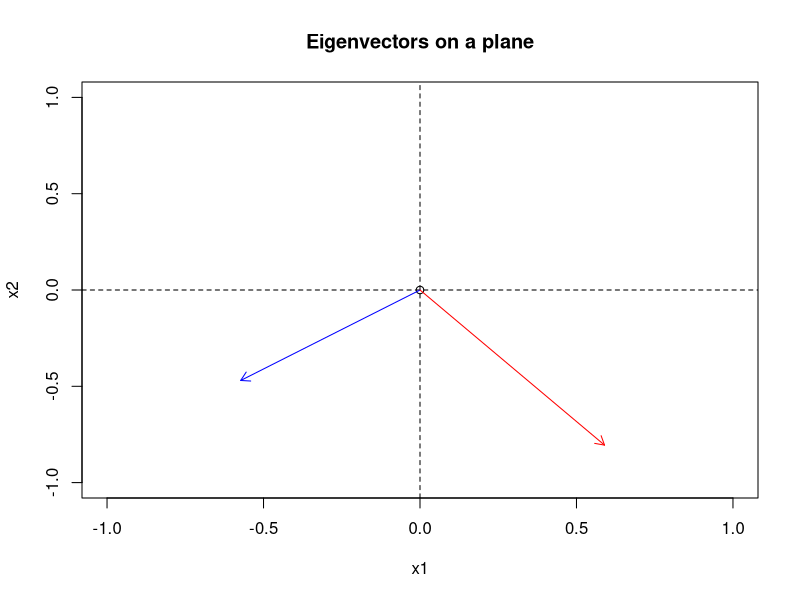
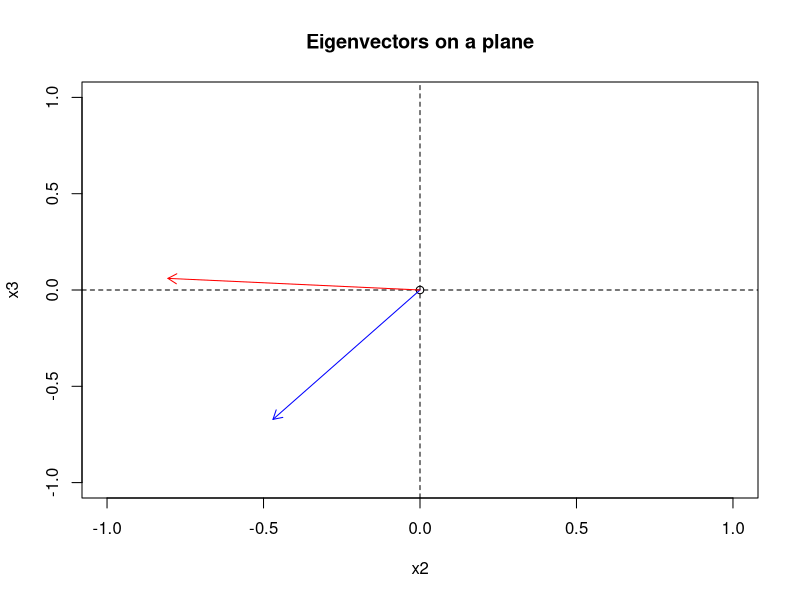
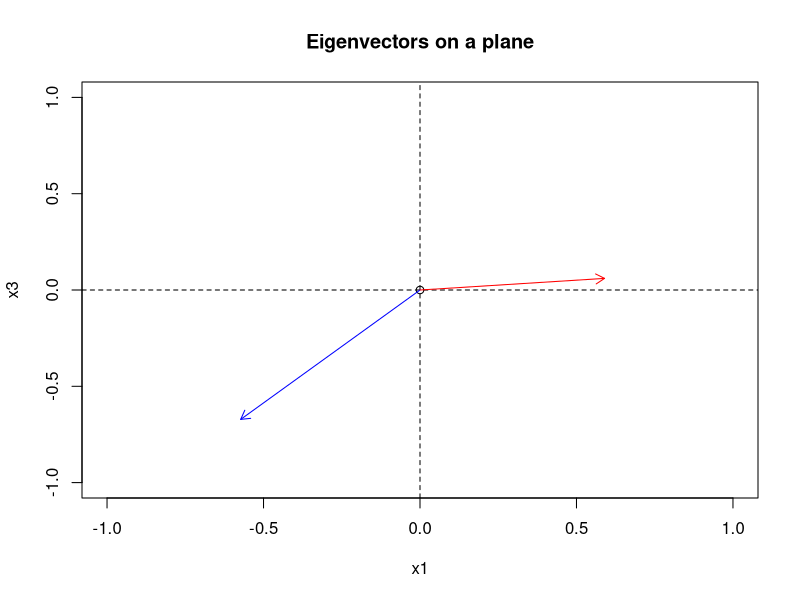

Reproduce these figures in R, in order.
C <- matrix(c(2, 1, 4, 1, 2, 3, 4, 3, 2), 3, 3)
eig <- eigen(C)
eig$values 
eig$vectors 

trace_C <- sum(diag(C))
sum_eig <- sum(eig$values)
trace_C == sum_eig 




plot(0, 0, xlim = c(-1, 1), ylim = c(-1, 1), xlab = "x1", ylab = "x2", main = "Eigenvectors on a plane")
abline(h = 0, v = 0, lty = 2) 
arrows(0, 0, eig$vectors[1,1], eig$vectors[2,1], col = "blue", length = 0.1)
arrows(0, 0, eig$vectors[1,2], eig$vectors[2,2], col = "red", length = 0.1)




plot(0, 0, xlim = c(-1, 1), ylim = c(-1, 1), xlab = "x2", ylab = "x3", main = "Eigenvectors on a plane")
abline(h = 0, v = 0, lty = 2) 
arrows(0, 0, eig$vectors[2,1], eig$vectors[3,1], col = "blue", length = 0.1)
arrows(0, 0, eig$vectors[2,2], eig$vectors[3,2], col = "red", length = 0.1)



plot(0, 0, xlim = c(-1, 1), ylim = c(-1, 1), xlab = "x1", ylab = "x3", main = "Eigenvectors on a plane")
abline(h = 0, v = 0, lty = 2) 
arrows(0, 0, eig$vectors[1,1], eig$vectors[3,1], col = "blue", length = 0.1)
arrows(0, 0, eig$vectors[1,2], eig$vectors[3,2], col = "red", length = 0.1)